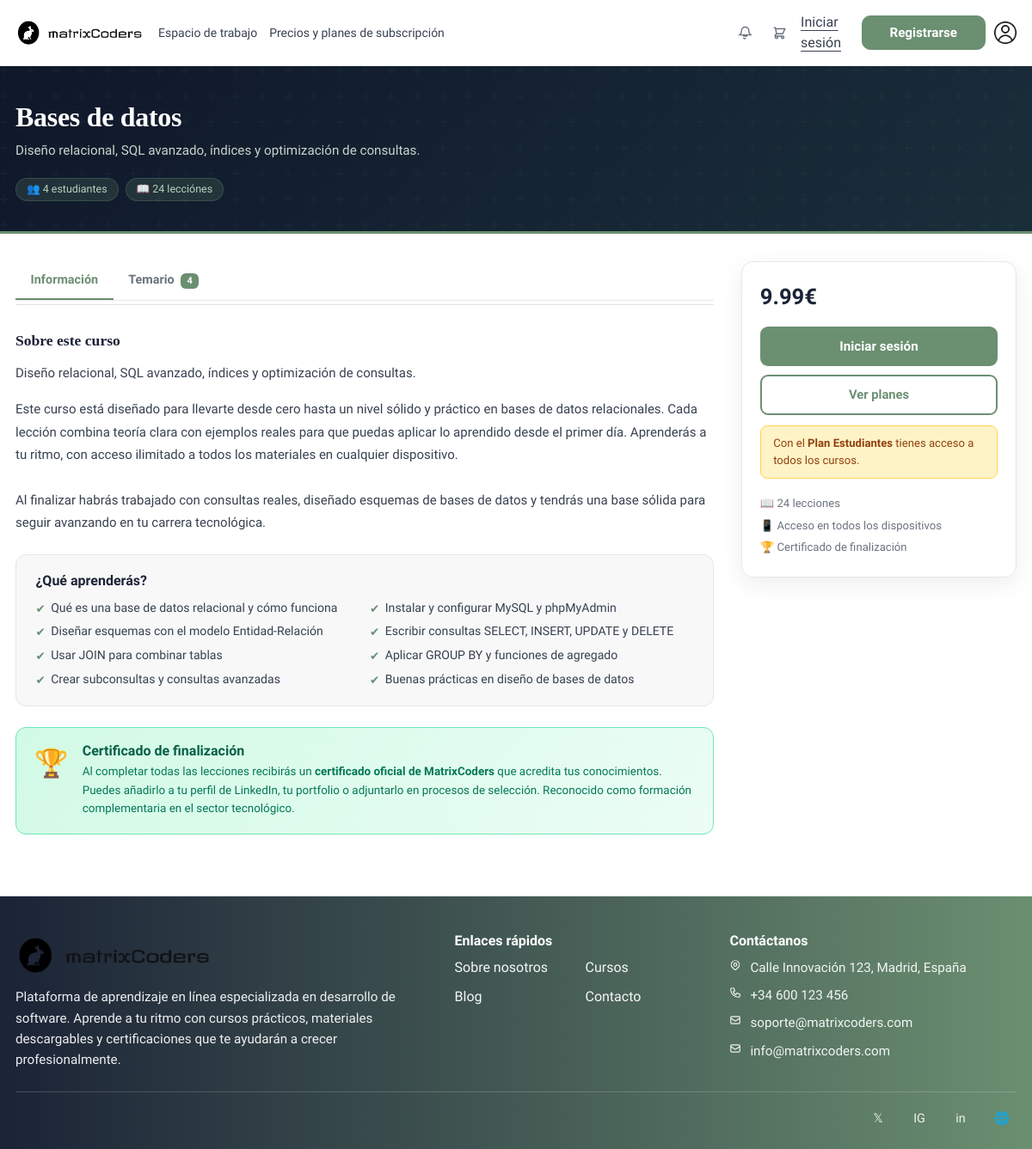
/index.php?url=detallecurso&id=11, run on the app's committed database.
### tables this page shows
CREATE TABLE curso (
    id             INTEGER PRIMARY KEY AUTOINCREMENT,
    titulo         TEXT    NOT NULL,
    descripcion    TEXT    DEFAULT NULL,
    info_extra     TEXT    DEFAULT NULL,
    que_aprenderas TEXT    DEFAULT NULL,
    imagen         TEXT    DEFAULT NULL,
    destacado      INTEGER NOT NULL DEFAULT 0,
    precio         REAL    NOT NULL DEFAULT 0.00,
    nivel          TEXT    DEFAULT NULL,
    categoria      TEXT    DEFAULT NULL,
    duracion_min   INTEGER DEFAULT NULL,
    estudiantes    INTEGER DEFAULT NULL
, activo        INTEGER NOT NULL DEFAULT 1, instructor_id INTEGER DEFAULT NULL, orden         INTEGER NOT NULL DEFAULT 0, apuntes_json   TEXT    DEFAULT NULL);

### app/controllers/DetalleCursoController.php (called while the page is built, shortened)
<?php
require_once __DIR__ . '/../models/Curso.php';
$usuarioId   = $_SESSION['usuario_id']   ?? null;
$id = isset($_GET['id']) ? (int)$_GET['id'] : 0;
global $db;
$modeloCurso = new Curso($db);
$curso = $modeloCurso->getById($id);
$estaMatriculado = $usuarioId
    ? $modeloCurso->estaMatriculado($usuarioId, $id)
    : false;
$unidades = $modeloCurso->getUnidadesConLecciones($id);
try {
    $stmtDesc = $db->prepare("
        SELECT cc.descuento FROM campana_curso cc
        JOIN campana_crm cm ON cm.id = cc.campana_id
        WHERE cc.curso_id = ? AND cm.activa = 1
          AND (cm.fecha_fin IS NULL OR cm.fecha_fin >= date('now'))
        LIMIT 1
    ");
    $stmtDesc->execute([$id]);
    $descuentoActivo = (float)($stmtDesc->fetchColumn() ?: 0);
} catch (Exception $e) {  }
require __DIR__ . '/../views/detallecurso/index.php';

### app/models/Curso.php (called while the page is built, shortened)
<?php
class Curso
{
    private $db;
    public function __construct($db)
    {
        $this->db = $db;
    }
    public function getById(int $id): ?array
    {
        $stmt = $this->db->prepare("
            SELECT c.*, COUNT(m.id) AS total_matriculas
            FROM curso c
            LEFT JOIN matricula m ON m.curso_id = c.id
            WHERE c.id = ?
            GROUP BY c.id
        ");
        $stmt->execute([$id]);
        $row = $stmt->fetch(PDO::FETCH_ASSOC);
        return $row ?: null;
    }
    public function getUnidadesConLecciones(int $cursoId): array
    {
        $stmt = $this->db->prepare("
            SELECT * FROM unidad
            WHERE curso_id = ?
            ORDER BY orden ASC, id ASC
        ");
        $stmt->execute([$cursoId]);
        $unidades = $stmt->fetchAll(PDO::FETCH_ASSOC);
        foreach ($unidades as &$u) {
            $stmt2 = $this->db->prepare("
                SELECT * FROM leccion
                WHERE unidad_id = ?
                ORDER BY orden ASC, id ASC
            ");
            $stmt2->execute([$u['id']]);
            $u['lecciones'] = $stmt2->fetchAll(PDO::FETCH_ASSOC);
            try {
                $stmt3 = $this->db->prepare("
                    SELECT * FROM tarea_entregable
                    WHERE unidad_id = ?
                    ORDER BY id ASC
                ");
                $stmt3->execute([$u['id']]);
                $u['tareas_entregables'] = $stmt3->fetchAll(PDO::FETCH_ASSOC);
            } catch (\Exception $e) {
                $u['tareas_entregables'] = [];
            }
        }
        return $unidades;
    }
}

### app/views/detallecurso/index.php (the view, shortened to what this page needs)
<?php
$titulo   = htmlspecialchars($curso['titulo'] ?? 'Sin título');
$desc     = $curso['descripcion'] ?? '';
$precio   = (float)($curso['precio'] ?? 0);
$alumnos  = (int)($curso['total_matriculas'] ?? 0);
$tieneAccesoCurso = $estaMatriculado || ($usuarioId && $planPermiteAcceso);
$mostrarSidebarCompra = !$tieneAccesoCurso;
$totalLecciones = array_sum(array_map(fn($u) => count($u['lecciones'] ?? []), $unidades));
?>
<!DOCTYPE html>
<html lang="es">
<head>
    <link href="https://cdn.jsdelivr.net/npm/bootstrap@5.3.2/dist/css/bootstrap.min.css" rel="stylesheet">
    <link rel="stylesheet" href="<?= BASE_URL ?>/css/header.css">
    <link rel="stylesheet" href="<?= BASE_URL ?>/css/footer.css">
</head>
<body>
    <?php require __DIR__ . '/../layout/header.php'; ?>
    <section class="curso-hero">
        <div style="max-width:1220px;margin:0 auto;padding:0 18px">
            <div class="row align-items-center g-3">
                <div class="col-lg-8">
                    <h1><?= $titulo ?></h1>
                    <?php if ($desc): ?>
                        <p class="desc-hero"><?= htmlspecialchars(mb_strimwidth($desc, 0, 220, '…')) ?></p>
                    <?php endif; ?>
                    <div class="mt-3">
                        <span class="hero-tag">👥 <?= $alumnos ?> <?= $alumnos === 1 ? 'estudiante' : 'estudiantes' ?></span>
                        <?php if ($totalLecciones): ?><span class="hero-tag">📖 <?= $totalLecciones ?> lección<?= $totalLecciones !== 1 ? 'es' : '' ?></span><?php endif; ?>
                    </div>
                </div>
            </div>
        </div>
    </section>
    <div class="curso-body<?= $mostrarSidebarCompra ? '' : ' sin-sidebar' ?>">
        <div>
            <div class="tabs-header-row">
                <ul class="nav curso-tabs border-bottom mb-1" style="flex:1;border-bottom:none!important;margin-bottom:0!important">
                    <li class="nav-item">
                        <button class="nav-link active" data-bs-toggle="tab" data-bs-target="#tab-info">Información</button>
                    </li>
                    <?php if (!empty($unidades)): ?>
                        <li class="nav-item">
                            <button class="nav-link" data-bs-toggle="tab" data-bs-target="#tab-temario">
                                Temario
                                <span class="badge ms-1" style="background:var(--mc-green);font-size:.68rem;"><?= count($unidades) ?></span>
                            </button>
                        </li>
                    <?php endif; ?>
                </ul>
            </div>
            <div class="border-bottom mb-1"></div>
            <div class="tab-content">
                <div class="tab-pane fade show active" id="tab-info">
                    <p class="info-seccion-titulo">Sobre este curso</p>
                    <p class="info-texto">
                        <?= $desc ? nl2br(htmlspecialchars($desc)) : '' ?>
                    </p>
                    <?php if (!empty($curso['info_extra'])): ?>
                        <p class="info-texto" style="margin-top:.85rem;">
                            <?= nl2br(htmlspecialchars($curso['info_extra'])) ?>
                        </p>
                    <?php endif; ?>
                    <?php if (!empty($curso['que_aprenderas'])): ?>
                        <div class="que-aprenderas">
                            <h6>¿Qué aprenderás?</h6>
                            <ul>
                                <?php foreach (explode("\n", $curso['que_aprenderas']) as $punto): ?>
                                    <?php if (trim($punto)): ?>
                                        <li><?= htmlspecialchars(trim($punto)) ?></li>
                                    <?php endif; ?>
                                <?php endforeach; ?>
                            </ul>
                        </div>
                    <?php endif; ?>
                    <div class="certificado-box">
                        <div class="cert-icon">🏆</div>
                        <div>
                            <h6>Certificado de finalización</h6>
                            <p>
                                Al completar todas las lecciones recibirás un <strong>certificado oficial de MatrixCoders</strong>
                                que acredita tus conocimientos. Puedes añadirlo a tu perfil de LinkedIn, tu portfolio o
                                adjuntarlo en procesos de selección. Reconocido como formación complementaria
                                en el sector tecnológico.
                            </p>
                        </div>
                    </div>
                </div>
            </div>
        </div>
        <?php if ($mostrarSidebarCompra): ?>
            <aside class="sidebar-sticky">
                <div class="sidebar-card">
                    <div class="sidebar-body">
                        <?php if ($precio <= 0): ?>
                            <div class="sidebar-price gratis">Gratis</div>
                        <?php else: ?>
                            <div class="sidebar-price"><?= number_format($precio, 2) ?>€</div>
                        <?php endif; ?>
                        <?php if ($precio <= 0): ?>
                            <form method="POST" action="<?= BASE_URL ?>/index.php?url=detallecurso&id=<?= $curso['id'] ?>">
                                <input type="hidden" name="accion" value="matricular">
                                <?php if (!$usuarioId): ?>
                                    <a href="<?= BASE_URL ?>/index.php?url=login" class="btn-mc">Matricularme gratis</a>
                                <?php else: ?>
                                    <button type="submit" class="btn-mc">Matricularme gratis</button>
                                <?php endif; ?>
                            </form>
                        <?php else: ?>
                            <?php if (!$usuarioId): ?>
                                <a href="<?= BASE_URL ?>/index.php?url=login" class="btn-mc">Iniciar sesión</a>
                            <?php endif; ?>
                            <a href="<?= BASE_URL ?>/index.php?url=suscripciones" class="btn-mc-outline">Ver planes</a>
                            <div class="plan-aviso">
                                Con el <strong>Plan Estudiantes</strong> tienes acceso a todos los cursos.
                            </div>
                        <?php endif; ?>
                        <ul class="sidebar-meta">
                            <?php if ($totalLecciones): ?><li>📖 <?= $totalLecciones ?> lecciones</li><?php endif; ?>
                            <li>📱 Acceso en todos los dispositivos</li>
                            <li>🏆 Certificado de finalización</li>
                        </ul>
                    </div>
                </div>
            </aside>
        <?php endif; ?>
    </div>
    <?php require __DIR__ . '/../layout/footer.php'; ?>
</body>
</html>

### public/css/header.css (style rules this page uses)
:root { --mc-green: #6B8F71; --mc-dark: #1B2336; --mc-text: #1B2336; --mc-muted: #6b7280; --mc-bg: #ffffff; --mc-border: #e5e7eb; }

### public/css/footer.css (style rules this page uses)
:root { --mc-green: #6B8F71; --mc-dark: #1B2336; --mc-footer: #1D1E18; --mc-border-soft: rgba(255, 255, 255, .18); }

### data on the page
curso: titulo "Bases de datos", descripcion "Diseño relacional, SQL avanzado, índices y optimización de consultas.", info_extra "Este curso está diseñado para llevarte desde cero hasta un nivel sólido y práctico en bases de datos relacionales. Cada lección combina teoría clara con ejemplos reales para que puedas aplicar lo aprendido desde el primer día. Aprenderás a tu ritmo, con acceso ilimitado a todos los materiales en cualquier dispositivo. Al finalizar habrás trabajado con consultas reales, diseñado esquemas de bases de datos y tendrás una base sólida para seguir avanzando en tu carrera tecnológica.", que_aprenderas "Qué es una base de datos relacional y cómo funciona", que_aprenderas "Instalar y configurar MySQL y phpMyAdmin", que_aprenderas "Diseñar esquemas con el modelo Entidad-Relación", que_aprenderas "Escribir consultas SELECT, INSERT, UPDATE y DELETE", que_aprenderas "Usar JOIN para combinar tablas", que_aprenderas "Aplicar GROUP BY y funciones de agregado", que_aprenderas "Crear subconsultas y consultas avanzadas", que_aprenderas "Buenas prácticas en diseño de bases de datos", precio "9.99"

### other printed values
$alumnos "4"
$totalLecciones "24"
count($unidades) "4"
